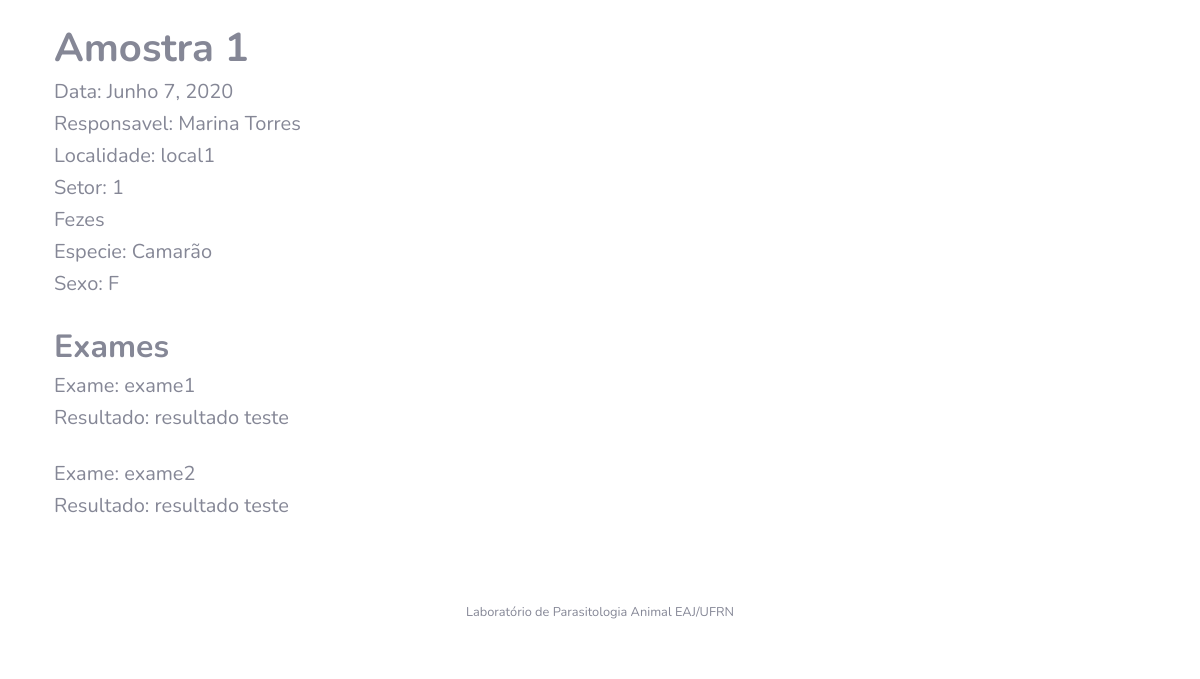
The app's page /detalhes/2 with its own data.
### Amostra/models.py (models this page shows, shortened)
class Amostra(models.Model):
    identificacao = models.CharField(max_length=10)
    origem = models.CharField(max_length=200)
    responsavel = models.ForeignKey(User, on_delete=models.CASCADE, null = True, related_name='amostras')
    localidade = models.ForeignKey(Local, on_delete=models.CASCADE, null = True, related_name='local')
    setor = models.CharField(max_length=200)
    data_coleta = models.DateField(default=date.today)
    tipo_amostra = models.CharField(max_length=2, choices=TIPOS_AMOSTRA, default='OU')
    especie_animal = models.CharField(max_length=2, choices=ESPECIES_ANIMAIS,default='OU')
    sexo_animal = models.CharField(max_length=1, choices=SEXO, default='I')
    status = models.BooleanField(default=True)
    exame = models.ManyToManyField(Exame)
    class Meta:
        ordering = ['-data_coleta','origem','localidade','setor','especie_animal','identificacao','tipo_amostra']

### Local/models.py (models this page shows)
class Local(models.Model):
    nome = models.CharField(max_length=200)
    def __str__(self):
        return self.nome

### Exame/models.py (models this page shows, shortened)
class RealizacaoExame(models.Model):
    exame = models.ForeignKey(Exame, on_delete=models.CASCADE)
    amostra = models.ForeignKey(to='Amostra.amostra', on_delete=models.CASCADE, null=True)
    resultado = models.CharField(max_length=200)

class Exame(models.Model):
    nome = models.CharField(max_length=200)
    def __str__(self):
        return self.nome

### Exame/views.py (the view)
# urls.py: path('detalhes/<int:pk>', exame_amostraDetalhes, name='detalhes'),
def exame_amostraDetalhes(request, pk):
    amostra = Amostra.objects.filter(pk=pk)
    exame = RealizacaoExame.objects.filter(amostra_id=pk)
    context = {'a':amostra, 'lista_exame':exame}
    return render(request, 'Amostra/amostra_detail.html', context)

### Usuario/models.py (called while the page is built)
    def __str__(self):
        return "{} {}".format(self.first_name, self.last_name)

### templates/Amostra/amostra_detail.html (shortened to what this page needs)
{% extends "base.html" %}
{% load bootstrap4 %}
{% block content %}
<div class="container">
	{% if a %}
		{% for amostra in a %}
			<h1><strong>Amostra {{ amostra.identificacao }}</strong></h1>
			<h5>Data: {{ amostra.data_coleta }} </h5>
			<h5>Responsavel: {{ amostra.responsavel }} </h5>
			<h5>Localidade: {{ amostra.localidade }}</h5>
			<h5>Setor: {{ amostra.setor }}</h5>
    		<h5>{{ amostra.get_tipo_amostra_display }}</h5>
    		<h5>Especie: {{ amostra.get_especie_animal_display }}</h5>
    		<h5>Sexo: {{ amostra.sexo_animal }}</h5>
			<br>
		{% endfor %}
	{% endif %}
	<h2><strong>Exames</strong></h2>
	{% if lista_exame %}
		{% for exame in lista_exame %}
			<h5>Exame: {{ exame.exame }}</h5>
			<h5>Resultado: {{ exame.resultado }}</h5>
			<br>
		{% endfor %}
	{% else %}
		<h5>Nao há exame adicionado</h5>
	{% endif %}
	<br>
  </div>
{% endblock %}

### records on screen
Amostra: identificacao "1", data_coleta "Junho 7, 2020", responsavel "Marina Torres", localidade "local1", setor "1", tipo_amostra "Fezes", especie_animal "Camarão", sexo_animal "F"
RealizacaoExame: exame "exame1", resultado "resultado teste"
RealizacaoExame: exame "exame2", resultado "resultado teste"
